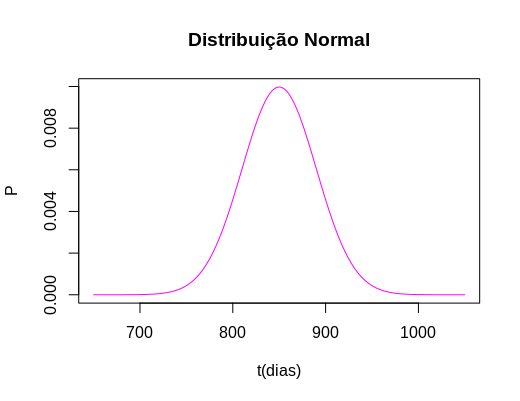

This figure's R source:
# questão 5 letra d

media <- 850
desviopadrao <- 40
x <- seq(media-(5*desviopadrao),media+(5*desviopadrao),1)
y <- dnorm(x,mean = media,sd = desviopadrao)
plot(x, y,
     main="Distribuição Normal",
     ylab="P",
     xlab = "t(dias)",
     type="l",
     col="magenta")
